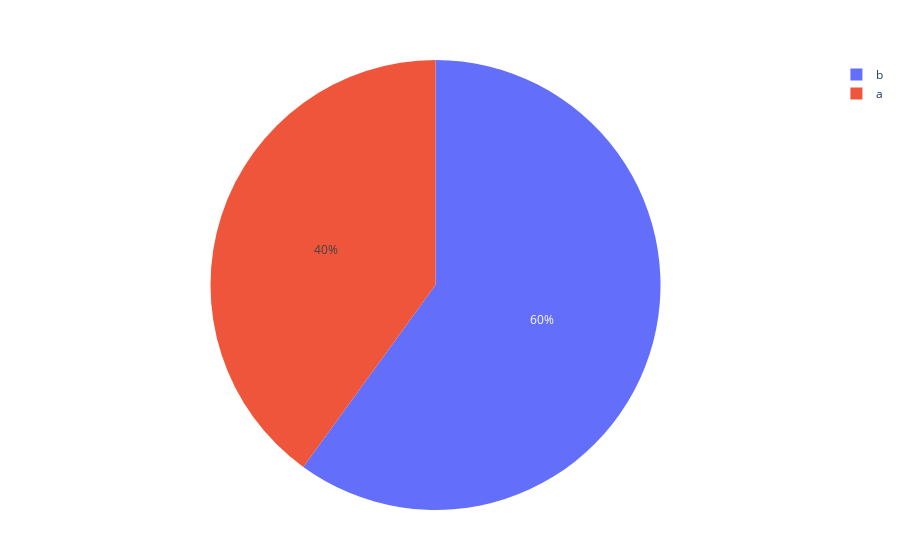

The notebook cell saved with this chart:
### Code cell
data = [pie(labels=["a","b"],values=[20,30])]
plot(data)

### Figure 1 — Plotly figure (JSON) as saved in the notebook; plotly's stock layout.template omitted (floating-point values rounded to 4 significant figures)
{"data": [{"labels": ["a", "b"], "type": "pie", "values": [20, 30]}], "layout": {"margin": {"b": 50, "l": 50, "r": 50, "t": 60}}}
